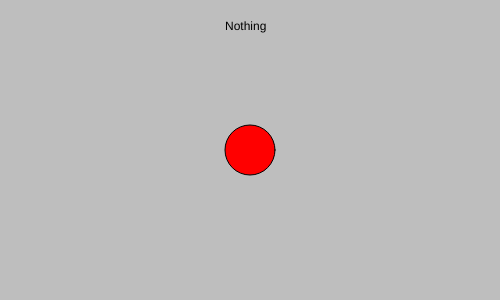
Frame 1 (no input)
Frame 60 (no input): identical to frame 1, image omitted
Frame 120 (the mouse pressed at the canvas centre since frame 60): identical to frame 1, image omitted

The p5.js sketch that drew this single still picture (run headless with seeded random() and noise() and a simulated clock; from frame 60 on, the mouse is pressed at the canvas centre):

// p5.js sketch
// ── sketch.js
let circleX, circleY, circleSize, circleColor;
let message = "Nothing";
function setup () {
    createCanvas(500, 300);
    circleX = width/2;
    circleY = height/2;
    circleSize = 50;
    circleColor = color(255, 0, 0);
}

function draw(){
    background(190);
    fill(circleColor);
    circle(circleX, circleY, circleSize);
    fill(0);
    text (message, width * 0.45, height * 0.1);
}

function mouseClicked(){
    console.log('click');
    anim();
}

function anim(){
    setTimeout(function funcName(){
        circleSize = 150;

    }, 1000);
}

function callBack(){
    console.log('timeout:', millis())
}
